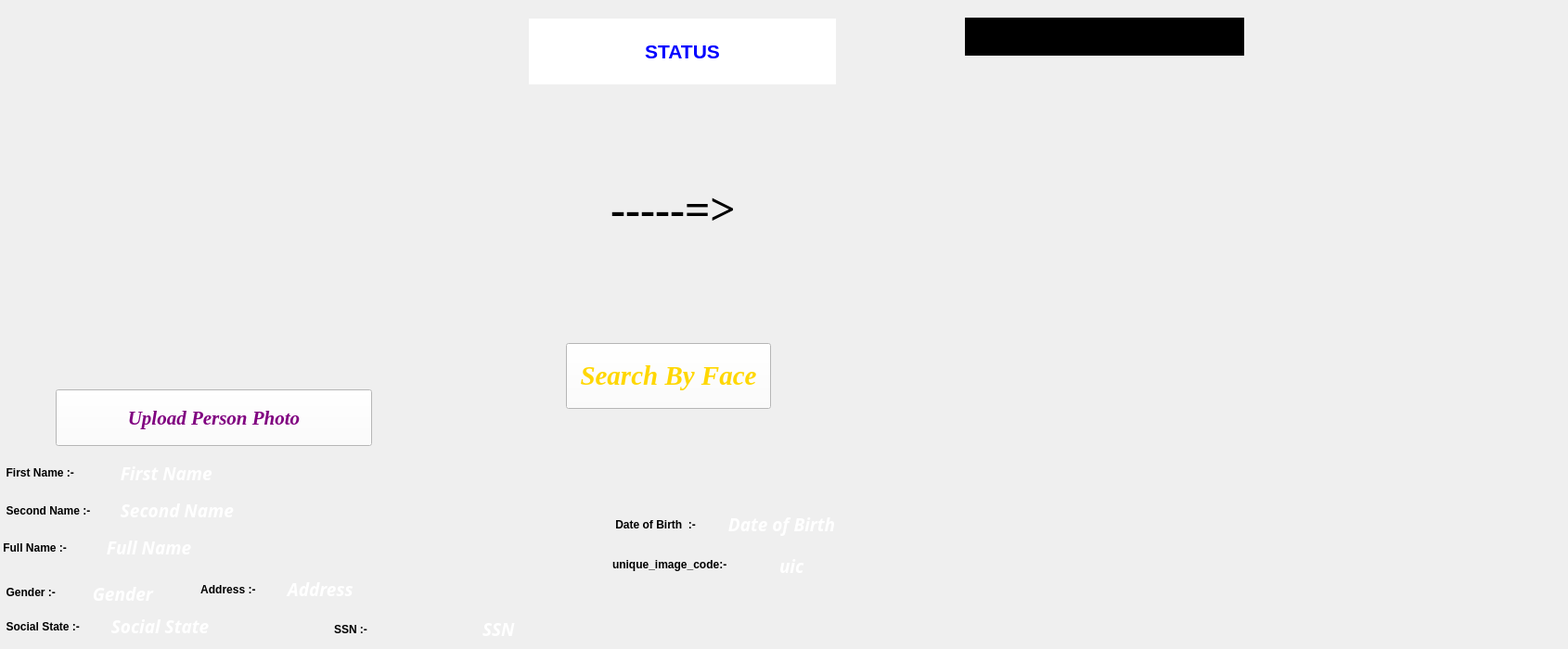
       <widget class="QWidget" name="tab_4">
        <attribute name="title">
         <string>Search_by_photo</string>
        </attribute>
        <widget class="QPushButton" name="upload_photo_button_s">
         <property name="geometry">
          <rect>
           <x>60</x>
           <y>420</y>
           <width>341</width>
           <height>61</height>
          </rect>
         </property>
         <property name="font">
          <font>
           <family>Times New Roman</family>
           <pointsize>16</pointsize>
           <weight>75</weight>
           <italic>true</italic>
           <bold>true</bold>
          </font>
         </property>
         <property name="styleSheet">
          <string notr="true">color:purple;
background-color:white;</string>
         </property>
         <property name="text">
          <string>Upload Person Photo</string>
         </property>
         <property name="autoDefault">
          <bool>false</bool>
         </property>
         <property name="default">
          <bool>false</bool>
         </property>
         <property name="flat">
          <bool>false</bool>
         </property>
        </widget>
        <widget class="QLabel" name="label_14">
         <property name="geometry">
          <rect>
           <x>520</x>
           <y>110</y>
           <width>411</width>
           <height>231</height>
          </rect>
         </property>
         <property name="font">
          <font>
           <family>Times New Roman</family>
           <pointsize>36</pointsize>
           <weight>75</weight>
           <italic>false</italic>
           <bold>true</bold>
          </font>
         </property>
         <property name="layoutDirection">
          <enum>Qt::LeftToRight</enum>
         </property>
         <property name="text">
          <string>-----=&gt;</string>
         </property>
         <property name="alignment">
          <set>Qt::AlignCenter</set>
         </property>
        </widget>
        <widget class="QLabel" name="label_15">
         <property name="geometry">
          <rect>
           <x>570</x>
           <y>20</y>
           <width>331</width>
           <height>71</height>
          </rect>
         </property>
         <property name="font">
          <font>
           <family>MS Shell Dlg 2</family>
           <pointsize>16</pointsize>
           <weight>75</weight>
           <bold>true</bold>
          </font>
         </property>
         <property name="autoFillBackground">
          <bool>false</bool>
         </property>
         <property name="styleSheet">
          <string notr="true">QLabel { background-color : white; color : blue; }</string>
         </property>
         <property name="text">
          <string>STATUS</string>
         </property>
         <property name="textFormat">
          <enum>Qt::AutoText</enum>
         </property>
         <property name="alignment">
          <set>Qt::AlignCenter</set>
         </property>
        </widget>
        <widget class="QLabel" name="uploaded_image">
         <property name="geometry">
          <rect>
           <x>60</x>
           <y>30</y>
           <width>351</width>
           <height>391</height>
          </rect>
         </property>
         <property name="text">
          <string/>
         </property>
        </widget>
        <widget class="QLabel" name="recognised_image">
         <property name="geometry">
          <rect>
           <x>1050</x>
           <y>70</y>
           <width>301</width>
           <height>391</height>
          </rect>
         </property>
         <property name="text">
          <string/>
         </property>
        </widget>
        <widget class="QPushButton" name="pushButton">
         <property name="geometry">
          <rect>
           <x>610</x>
           <y>370</y>
           <width>221</width>
           <height>71</height>
          </rect>
         </property>
         <property name="font">
          <font>
           <family>Times New Roman</family>
           <pointsize>22</pointsize>
           <weight>75</weight>
           <italic>true</italic>
           <bold>true</bold>
          </font>
         </property>
         <property name="styleSheet">
          <string notr="true">color:gold;
background-color:white;</string>
         </property>
         <property name="text">
          <string>Search By Face</string>
         </property>
        </widget>
        <widget class="QLabel" name="f_name_2">
         <property name="geometry">
          <rect>
           <x>0</x>
           <y>490</y>
           <width>101</width>
           <height>40</height>
          </rect>
         </property>
         <property name="font">
          <font>
           <weight>75</weight>
           <bold>true</bold>
          </font>
         </property>
         <property name="text">
          <string>  First Name :-</string>
         </property>
        </widget>
        <widget class="QLabel" name="first_name_text_2">
         <property name="geometry">
          <rect>
           <x>120</x>
           <y>490</y>
           <width>881</width>
           <height>40</height>
          </rect>
         </property>
         <property name="font">
          <font>
           <family>Bodoni MT</family>
           <pointsize>14</pointsize>
           <weight>75</weight>
           <italic>true</italic>
           <bold>true</bold>
          </font>
         </property>
         <property name="styleSheet">
          <string notr="true">color:white;</string>
         </property>
         <property name="text">
          <string>  First Name</string>
         </property>
        </widget>
        <widget class="QLabel" name="snd_name_2">
         <property name="geometry">
          <rect>
           <x>0</x>
           <y>530</y>
           <width>121</width>
           <height>41</height>
          </rect>
         </property>
         <property name="font">
          <font>
           <weight>75</weight>
           <bold>true</bold>
          </font>
         </property>
         <property name="text">
          <string>  Second Name :-</string>
         </property>
        </widget>
        <widget class="QLabel" name="second_name_text_2">
         <property name="geometry">
          <rect>
           <x>120</x>
           <y>530</y>
           <width>871</width>
           <height>41</height>
          </rect>
         </property>
         <property name="font">
          <font>
           <family>Bodoni MT</family>
           <pointsize>14</pointsize>
           <weight>75</weight>
           <italic>true</italic>
           <bold>true</bold>
          </font>
         </property>
         <property name="styleSheet">
          <string notr="true">color:white;</string>
         </property>
         <property name="text">
          <string>  Second Name</string>
         </property>
        </widget>
        <widget class="QLabel" name="label_21">
         <property name="geometry">
          <rect>
           <x>0</x>
           <y>570</y>
           <width>91</width>
           <height>41</height>
          </rect>
         </property>
         <property name="font">
          <font>
           <weight>75</weight>
           <bold>true</bold>
          </font>
         </property>
         <property name="text">
          <string> Full Name :-</string>
         </property>
        </widget>
        <widget class="QLabel" name="full_name_text_2">
         <property name="geometry">
          <rect>
           <x>110</x>
           <y>570</y>
           <width>981</width>
           <height>41</height>
          </rect>
         </property>
         <property name="font">
          <font>
           <family>Bodoni MT</family>
           <pointsize>14</pointsize>
           <weight>75</weight>
           <italic>true</italic>
           <bold>true</bold>
          </font>
         </property>
         <property name="styleSheet">
          <string notr="true">color:white;</string>
         </property>
         <property name="text">
          <string> Full Name</string>
         </property>
        </widget>
        <widget class="QLabel" name="label_23">
         <property name="geometry">
          <rect>
           <x>0</x>
           <y>630</y>
           <width>90</width>
           <height>17</height>
          </rect>
         </property>
         <property name="font">
          <font>
           <weight>75</weight>
           <bold>true</bold>
          </font>
         </property>
         <property name="text">
          <string>  Gender :-</string>
         </property>
        </widget>
        <widget class="QLabel" name="gender_text_2">
         <property name="geometry">
          <rect>
           <x>90</x>
           <y>630</y>
           <width>111</width>
           <height>21</height>
          </rect>
         </property>
         <property name="font">
          <font>
           <family>Bodoni MT</family>
           <pointsize>14</pointsize>
           <weight>75</weight>
           <italic>true</italic>
           <bold>true</bold>
          </font>
         </property>
         <property name="styleSheet">
          <string notr="true">color:white;</string>
         </property>
         <property name="text">
          <string>  Gender</string>
         </property>
        </widget>
        <widget class="QLabel" name="social_state_m_or_s_2">
         <property name="geometry">
          <rect>
           <x>0</x>
           <y>660</y>
           <width>120</width>
           <height>31</height>
          </rect>
         </property>
         <property name="font">
          <font>
           <weight>75</weight>
           <bold>true</bold>
          </font>
         </property>
         <property name="text">
          <string>  Social State :-</string>
         </property>
        </widget>
        <widget class="QLabel" name="social_state_text_2">
         <property name="geometry">
          <rect>
           <x>110</x>
           <y>660</y>
           <width>231</width>
           <height>31</height>
          </rect>
         </property>
         <property name="font">
          <font>
           <family>Bodoni MT</family>
           <pointsize>14</pointsize>
           <weight>75</weight>
           <italic>true</italic>
           <bold>true</bold>
          </font>
         </property>
         <property name="styleSheet">
          <string notr="true">color:white;</string>
         </property>
         <property name="text">
          <string>  Social State</string>
         </property>
        </widget>
        <widget class="QLabel" name="f_address_2">
         <property name="geometry">
          <rect>
           <x>210</x>
           <y>620</y>
           <width>90</width>
           <height>31</height>
          </rect>
         </property>
         <property name="font">
          <font>
           <weight>75</weight>
           <bold>true</bold>
          </font>
         </property>
         <property name="text">
          <string>  Address :-</string>
         </property>
        </widget>
        <widget class="QLabel" name="full_address_text_2">
         <property name="geometry">
          <rect>
           <x>300</x>
           <y>620</y>
           <width>691</width>
           <height>31</height>
          </rect>
         </property>
         <property name="font">
          <font>
           <family>Bodoni MT</family>
           <pointsize>14</pointsize>
           <weight>75</weight>
           <italic>true</italic>
           <bold>true</bold>
          </font>
         </property>
         <property name="styleSheet">
          <string notr="true">color:white;</string>
         </property>
         <property name="text">
          <string>  Address</string>
         </property>
        </widget>
        <widget class="QLabel" name="dob_2">
         <property name="geometry">
          <rect>
           <x>660</x>
           <y>550</y>
           <width>111</width>
           <height>31</height>
          </rect>
         </property>
         <property name="font">
          <font>
           <weight>75</weight>
           <bold>true</bold>
          </font>
         </property>
         <property name="text">
          <string> Date of Birth  :-</string>
         </property>
        </widget>
        <widget class="QLabel" name="dob_text_2">
         <property name="geometry">
          <rect>
           <x>780</x>
           <y>550</y>
           <width>901</width>
           <height>31</height>
          </rect>
         </property>
         <property name="font">
          <font>
           <family>Bodoni MT</family>
           <pointsize>14</pointsize>
           <weight>75</weight>
           <italic>true</italic>
           <bold>true</bold>
          </font>
         </property>
         <property name="styleSheet">
          <string notr="true">color:white;</string>
         </property>
         <property name="text">
          <string> Date of Birth </string>
         </property>
        </widget>
        <widget class="QLabel" name="uniqe_image_code_2">
         <property name="geometry">
          <rect>
           <x>660</x>
           <y>600</y>
           <width>160</width>
           <height>17</height>
          </rect>
         </property>
         <property name="font">
          <font>
           <weight>75</weight>
           <bold>true</bold>
          </font>
         </property>
         <property name="text">
          <string>unique_image_code:-</string>
         </property>
        </widget>
        <widget class="QLabel" name="uic_text_2">
         <property name="geometry">
          <rect>
           <x>840</x>
           <y>600</y>
           <width>671</width>
           <height>20</height>
          </rect>
         </property>
         <property name="font">
          <font>
           <family>Bodoni MT</family>
           <pointsize>14</pointsize>
           <weight>75</weight>
           <italic>true</italic>
           <bold>true</bold>
          </font>
         </property>
         <property name="styleSheet">
          <string notr="true">color:white;</string>
         </property>
         <property name="text">
          <string>uic</string>
         </property>
        </widget>
        <widget class="QLabel" name="uic_text_3">
         <property name="geometry">
          <rect>
           <x>520</x>
           <y>670</y>
           <width>671</width>
           <height>17</height>
          </rect>
         </property>
         <property name="font">
          <font>
           <family>Bodoni MT</family>
           <pointsize>14</pointsize>
           <weight>75</weight>
           <italic>true</italic>
           <bold>true</bold>
          </font>
         </property>
         <property name="styleSheet">
          <string notr="true">color:white;</string>
         </property>
         <property name="text">
          <string>SSN</string>
         </property>
        </widget>
        <widget class="QLabel" name="uniqe_image_code_3">
         <property name="geometry">
          <rect>
           <x>360</x>
           <y>670</y>
           <width>130</width>
           <height>17</height>
          </rect>
         </property>
         <property name="font">
          <font>
           <weight>75</weight>
           <bold>true</bold>
          </font>
         </property>
         <property name="text">
          <string>SSN :-</string>
         </property>
        </widget>
        <widget class="QLabel" name="label_11">
         <property name="geometry">
          <rect>
           <x>1040</x>
           <y>19</y>
           <width>301</width>
           <height>41</height>
          </rect>
         </property>
         <property name="font">
          <font>
           <pointsize>18</pointsize>
           <weight>75</weight>
           <bold>true</bold>
          </font>
         </property>
         <property name="styleSheet">
          <string notr="true">QLabel { background-color : black; color : green; }</string>
         </property>
         <property name="text">
          <string/>
         </property>
         <property name="alignment">
          <set>Qt::AlignCenter</set>
         </property>
        </widget>
       </widget>
